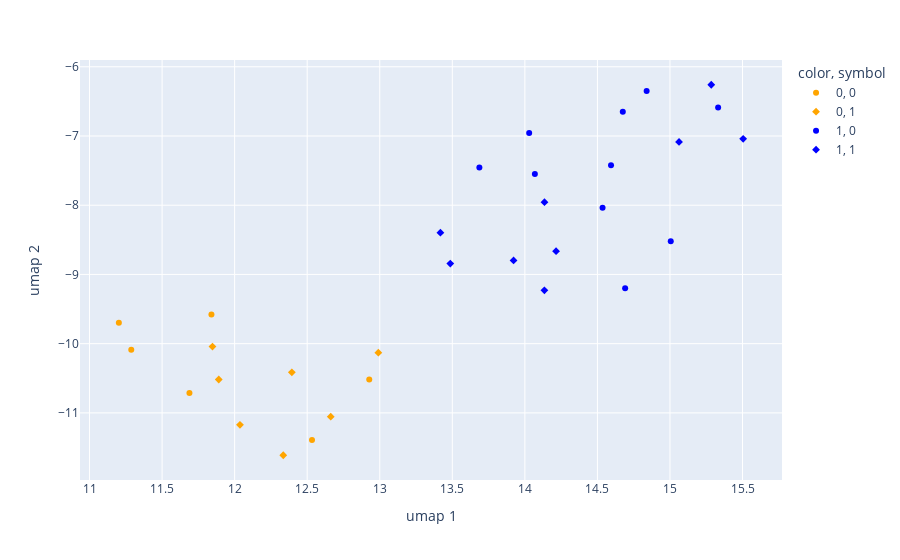

Notebook cell for this chart:
### Code cell
# dimensionality reduction and visualization using UMAP

um = umap.UMAP()
embedded_data_2d = um.fit_transform(embedded_data['embedding'].tolist())

color_map = {
    '0' : 'orange',
    '1' : 'blue'
}

fig = px.scatter(x = embedded_data_2d[:, 0], y = embedded_data_2d[:, 1], color = model.labels_.astype(str), color_discrete_map = color_map, symbol = labels['Response'])
fig.update_layout(xaxis_title = 'umap 1', yaxis_title = 'umap 2')

fig.show()

### Figure 1 — Plotly figure (JSON) as saved in the notebook; plotly's stock layout.template omitted (floating-point values rounded to 4 significant figures)
{"data": [{"hovertemplate": "color=0<br>symbol=0<br>x=%{x}<br>y=%{y}<extra></extra>", "legendgroup": "0, 0", "marker": {"color": "orange", "symbol": "circle"}, "mode": "markers", "name": "0, 0", "orientation": "v", "showlegend": true, "type": "scatter", "x": [12.93, 11.29, 11.69, 11.84, 12.53, 11.2], "xaxis": "x", "y": [-10.52, -10.09, -10.71, -9.58, -11.39, -9.697], "yaxis": "y"}, {"hovertemplate": "color=0<br>symbol=1<br>x=%{x}<br>y=%{y}<extra></extra>", "legendgroup": "0, 1", "marker": {"color": "orange", "symbol": "diamond"}, "mode": "markers", "name": "0, 1", "orientation": "v", "showlegend": true, "type": "scatter", "x": [12.66, 12.33, 11.85, 12.99, 12.04, 12.39, 11.89], "xaxis": "x", "y": [-11.05, -11.61, -10.04, -10.13, -11.17, -10.41, -10.52], "yaxis": "y"}, {"hovertemplate": "color=1<br>symbol=0<br>x=%{x}<br>y=%{y}<extra></extra>", "legendgroup": "1, 0", "marker": {"color": "blue", "symbol": "circle"}, "mode": "markers", "name": "1, 0", "orientation": "v", "showlegend": true, "type": "scatter", "x": [14.59, 14.03, 15.33, 14.67, 14.54, 14.07, 14.84, 13.69, 15.01, 14.69], "xaxis": "x", "y": [-7.422, -6.957, -6.589, -6.651, -8.036, -7.55, -6.351, -7.455, -8.519, -9.198], "yaxis": "y"}, {"hovertemplate": "color=1<br>symbol=1<br>x=%{x}<br>y=%{y}<extra></extra>", "legendgroup": "1, 1", "marker": {"color": "blue", "symbol": "diamond"}, "mode": "markers", "name": "1, 1", "orientation": "v", "showlegend": true, "type": "scatter", "x": [13.92, 15.06, 14.22, 15.5, 14.13, 13.49, 15.28, 14.14, 13.42], "xaxis": "x", "y": [-8.797, -7.086, -8.663, -7.04, -9.229, -8.842, -6.26, -7.956, -8.397], "yaxis": "y"}], "layout": {"legend": {"title": {"text": "color, symbol"}, "tracegroupgap": 0}, "margin": {"t": 60}, "xaxis": {"anchor": "y", "domain": [0, 1], "title": {"text": "umap 1"}}, "yaxis": {"anchor": "x", "domain": [0, 1], "title": {"text": "umap 2"}}}}
